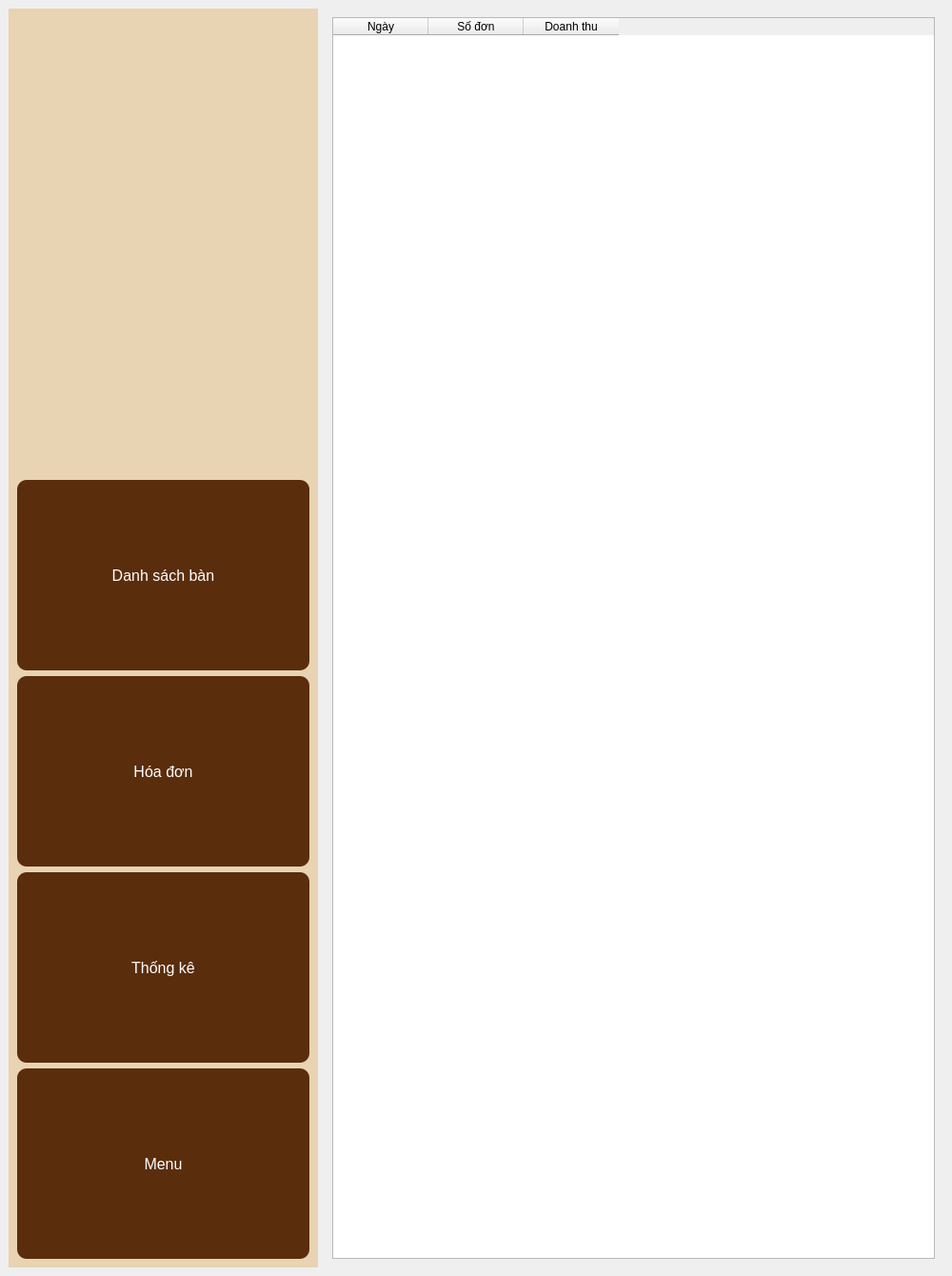
<?xml version="1.0" encoding="UTF-8"?>
<ui version="4.0">
 <class>MainWindow</class>
 <widget class="QMainWindow" name="MainWindow">
  <property name="geometry">
   <rect>
    <x>0</x>
    <y>0</y>
    <width>1000</width>
    <height>1340</height>
   </rect>
  </property>
  <property name="windowTitle">
   <string>Thống kê doanh thu</string>
  </property>
  <property name="styleSheet">
   <string notr="true">QPushButton {
    background-color: #5a2d0c;
    color: white;
    border-radius: 10px;
    padding: 10px;
}
QPushButton:hover {
    background-color: #7a3f14;
}
QFrame#sidebar {
    background-color: #e8d3b3;
}
QFrame#main_area {
    background-color: #f5e6cc;
}</string>
  </property>
  <widget class="QWidget" name="centralwidget">
   <layout class="QHBoxLayout" name="horizontalLayout" stretch="1,2">
    <item>
     <widget class="QFrame" name="sidebar">
      <layout class="QVBoxLayout" name="verticalLayout">
       <item>
        <widget class="QLabel" name="logo">
         <property name="text">
          <string/>
         </property>
         <property name="pixmap">
          <pixmap>D:/16edaf03-df12-4f77-90d0-a4496ceb8155.jpg</pixmap>
         </property>
         <property name="alignment">
          <set>Qt::AlignCenter</set>
         </property>
        </widget>
       </item>
       <item>
        <widget class="QPushButton" name="btn_ban_2">
         <property name="minimumSize">
          <size>
           <width>100</width>
           <height>200</height>
          </size>
         </property>
         <property name="font">
          <font>
           <pointsize>12</pointsize>
          </font>
         </property>
         <property name="text">
          <string>Danh sách bàn</string>
         </property>
        </widget>
       </item>
       <item>
        <widget class="QPushButton" name="btn_ban">
         <property name="minimumSize">
          <size>
           <width>100</width>
           <height>200</height>
          </size>
         </property>
         <property name="font">
          <font>
           <pointsize>12</pointsize>
          </font>
         </property>
         <property name="text">
          <string>Hóa đơn</string>
         </property>
        </widget>
       </item>
       <item>
        <widget class="QPushButton" name="btn_tk">
         <property name="minimumSize">
          <size>
           <width>100</width>
           <height>200</height>
          </size>
         </property>
         <property name="font">
          <font>
           <pointsize>12</pointsize>
          </font>
         </property>
         <property name="text">
          <string>Thống kê</string>
         </property>
        </widget>
       </item>
       <item>
        <widget class="QPushButton" name="btn_logout">
         <property name="minimumSize">
          <size>
           <width>100</width>
           <height>200</height>
          </size>
         </property>
         <property name="font">
          <font>
           <pointsize>12</pointsize>
          </font>
         </property>
         <property name="styleSheet">
          <string notr="true"/>
         </property>
         <property name="text">
          <string>Menu</string>
         </property>
        </widget>
       </item>
      </layout>
     </widget>
    </item>
    <item>
     <widget class="QFrame" name="frame_right">
      <layout class="QVBoxLayout">
       <item>
        <widget class="QTableWidget" name="table_stats">
         <column>
          <property name="text">
           <string>Ngày</string>
          </property>
         </column>
         <column>
          <property name="text">
           <string>Số đơn</string>
          </property>
         </column>
         <column>
          <property name="text">
           <string>Doanh thu</string>
          </property>
         </column>
        </widget>
       </item>
      </layout>
     </widget>
    </item>
   </layout>
  </widget>
 </widget>
 <resources/>
 <connections/>
</ui>
